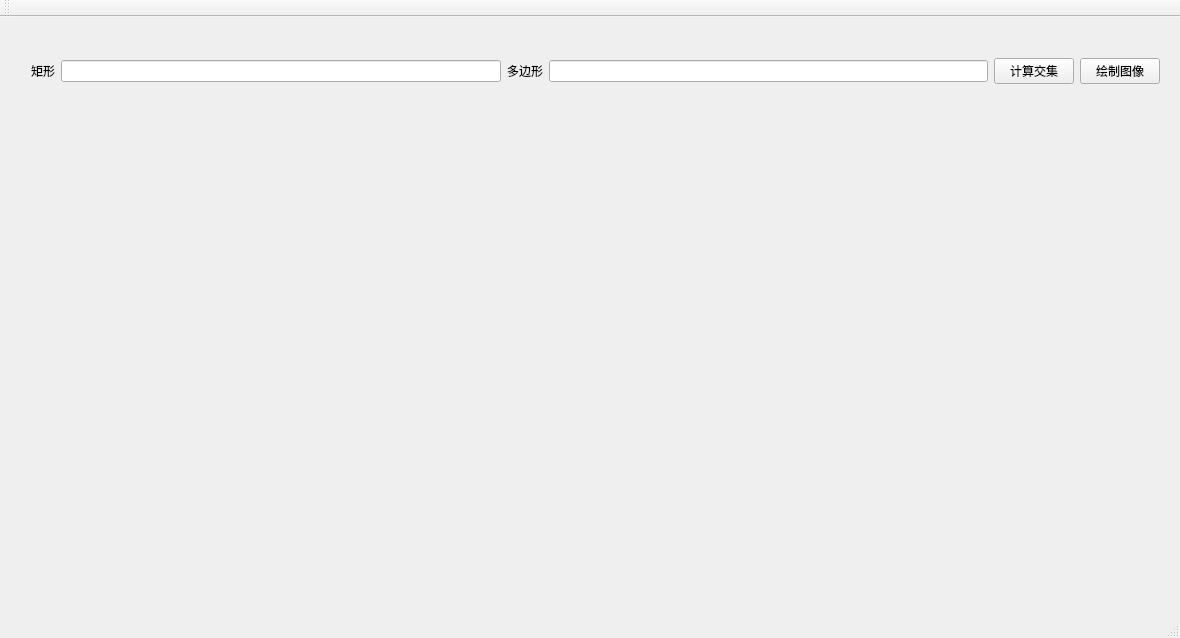
<?xml version="1.0" encoding="UTF-8"?>
<ui version="4.0">
 <class>MainWindow</class>
 <widget class="QMainWindow" name="MainWindow">
  <property name="geometry">
   <rect>
    <x>0</x>
    <y>0</y>
    <width>1180</width>
    <height>638</height>
   </rect>
  </property>
  <property name="windowTitle">
   <string>MainWindow</string>
  </property>
  <widget class="QWidget" name="centralWidget">
   <widget class="QWidget" name="">
    <property name="geometry">
     <rect>
      <x>20</x>
      <y>30</y>
      <width>1151</width>
      <height>541</height>
     </rect>
    </property>
    <layout class="QVBoxLayout" name="verticalLayout" stretch="0,10">
     <item>
      <layout class="QHBoxLayout" name="horizontalLayout">
       <item>
        <widget class="QLabel" name="label">
         <property name="text">
          <string>矩形</string>
         </property>
        </widget>
       </item>
       <item>
        <widget class="QLineEdit" name="lineEdit"/>
       </item>
       <item>
        <widget class="QLabel" name="label_2">
         <property name="text">
          <string>多边形</string>
         </property>
        </widget>
       </item>
       <item>
        <widget class="QLineEdit" name="lineEdit_2"/>
       </item>
       <item>
        <widget class="QPushButton" name="btnCalc">
         <property name="text">
          <string>计算交集</string>
         </property>
        </widget>
       </item>
       <item>
        <widget class="QPushButton" name="btnDraw">
         <property name="text">
          <string>绘制图像</string>
         </property>
        </widget>
       </item>
      </layout>
     </item>
     <item>
      <widget class="QWidget" name="widget" native="true"/>
     </item>
    </layout>
   </widget>
  </widget>
  <widget class="QMenuBar" name="menuBar">
   <property name="geometry">
    <rect>
     <x>0</x>
     <y>0</y>
     <width>1180</width>
     <height>26</height>
    </rect>
   </property>
  </widget>
  <widget class="QToolBar" name="mainToolBar">
   <attribute name="toolBarArea">
    <enum>TopToolBarArea</enum>
   </attribute>
   <attribute name="toolBarBreak">
    <bool>false</bool>
   </attribute>
  </widget>
  <widget class="QStatusBar" name="statusBar"/>
 </widget>
 <layoutdefault spacing="6" margin="11"/>
 <resources/>
 <connections/>
</ui>
